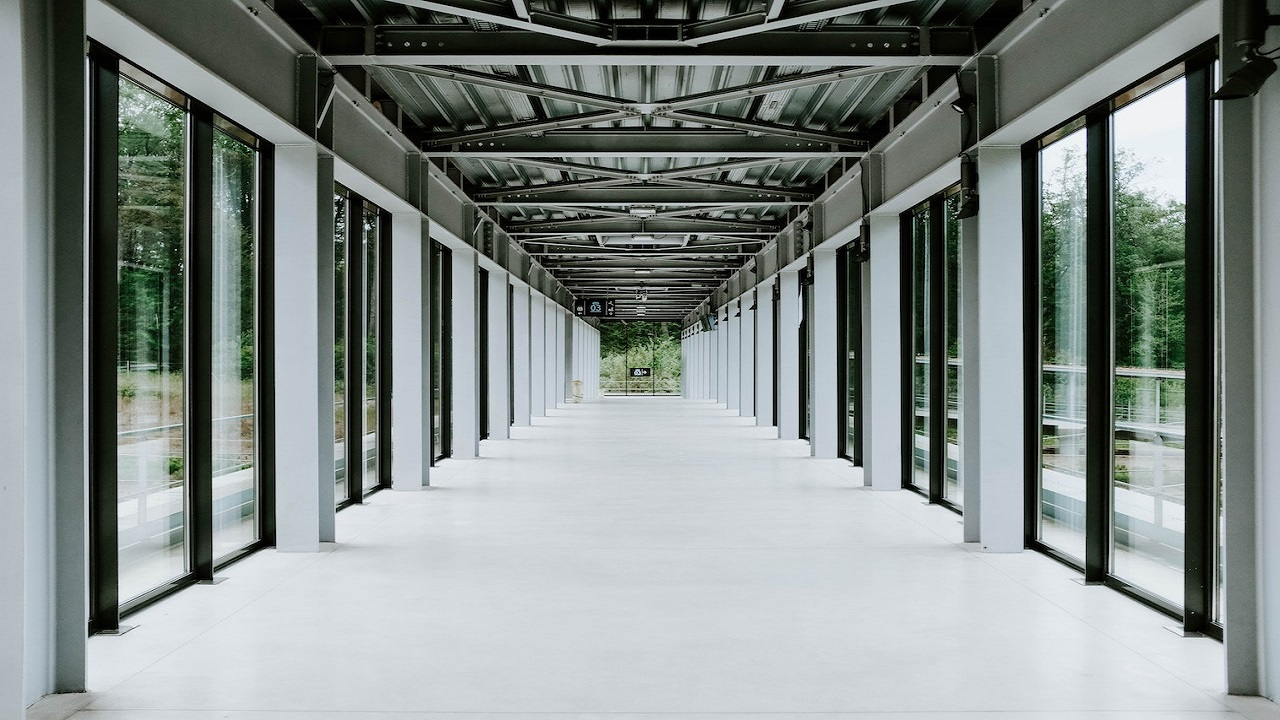
#> input picture bg.jpg, 1280 x 720 px
$ python task5_3w.py
#> lines starting #> are read from the running program, lines starting #| are printed output that depends on the picture; after the words box and inside, x2 and y2 are one past the last pixel; in counts of white or black regions, pixels touching at a corner belong together
import cv2
import numpy as np

path1 = "../green_screen.mp4"  # Path to input video
path2 = "../bg.jpg"  # Path to background image
output_file = "./green.mp4"  # Output video file path

# Initialize video capture and background image
vid = cv2.VideoCapture(path1)
img = cv2.imread(path2)
#> img is the input picture: shape (720, 1280, 3); mean B, G, R 135, 137.4, 129.7

# Get video properties (width, height, and fps)
w = int(vid.get(cv2.CAP_PROP_FRAME_WIDTH))
h = int(vid.get(cv2.CAP_PROP_FRAME_HEIGHT))
fps = vid.get(cv2.CAP_PROP_FPS)

# Create VideoWriter object to save the output video with the same properties as input video
output = cv2.VideoWriter(output_file, cv2.VideoWriter_fourcc('m', 'p', '4', 'v'), fps, (w, h))

while True:
    ret, frame = vid.read()
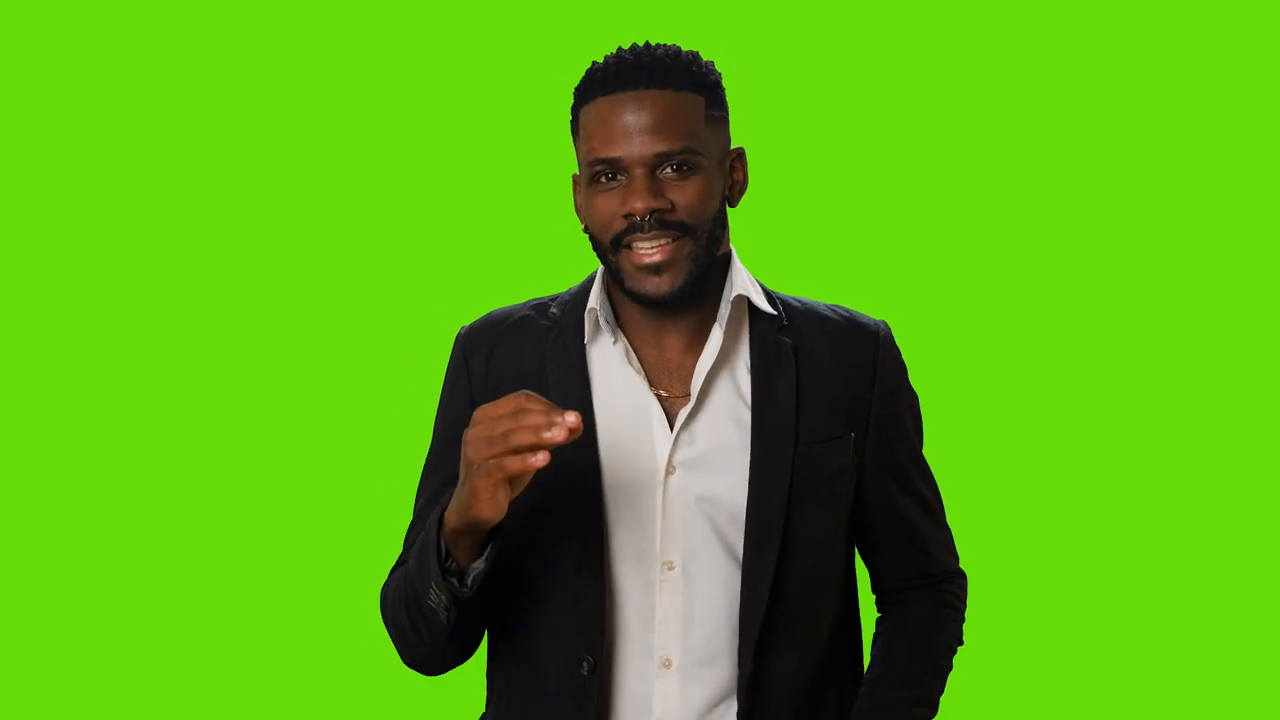
#> input picture frame 47 of green_screen.mp4, 1280 x 720 px
#> frame is the input picture: shape (720, 1280, 3); mean B, G, R 20.5, 176, 91.6
    if not ret:
        break  # Break the loop if video ends

    # Convert the frame to HSV color space to detect the green color
    frameHSV = cv2.cvtColor(frame, cv2.COLOR_BGR2HSV)
#> frameHSV: shape (720, 1280, 3); mean H, S, V 48.4, 195, 178.6

    # Define the green color range in HSV space
    lowerBound = np.array([35, 50, 50])  # Lower bound of green
    upperBound = np.array([85, 255, 255])  # Upper bound of green

    # Create a mask to identify green areas
    mask = cv2.inRange(frameHSV, lowerBound, upperBound)
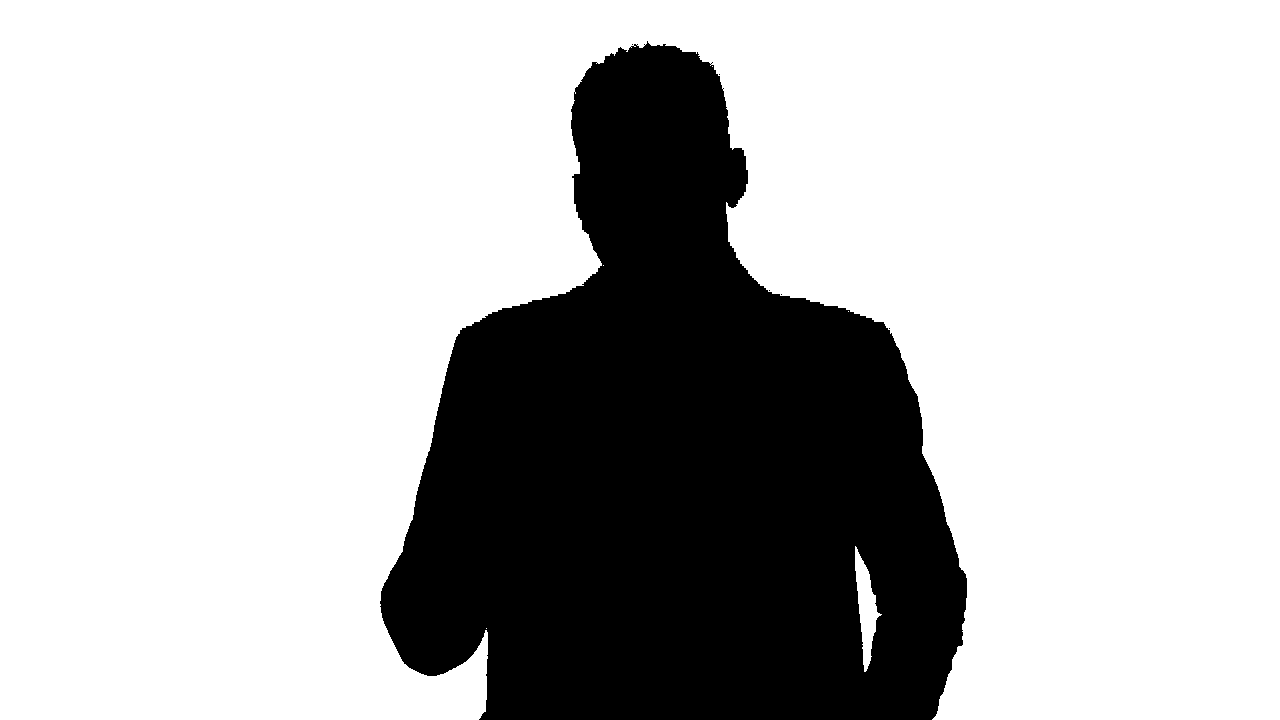
#> mask: shape (720, 1280); 73.1% white; 6 black regions (5 under 20 px), largest, box (x1, y1, x2, y2) and area: (380, 41, 967, 720) 247570

    # Invert the mask (so green areas become black, everything else becomes white)
    mask_inv = cv2.bitwise_not(mask)

    # Extract the foreground (everything except the green screen)
    foreground = cv2.bitwise_and(frame, frame, mask=mask_inv)
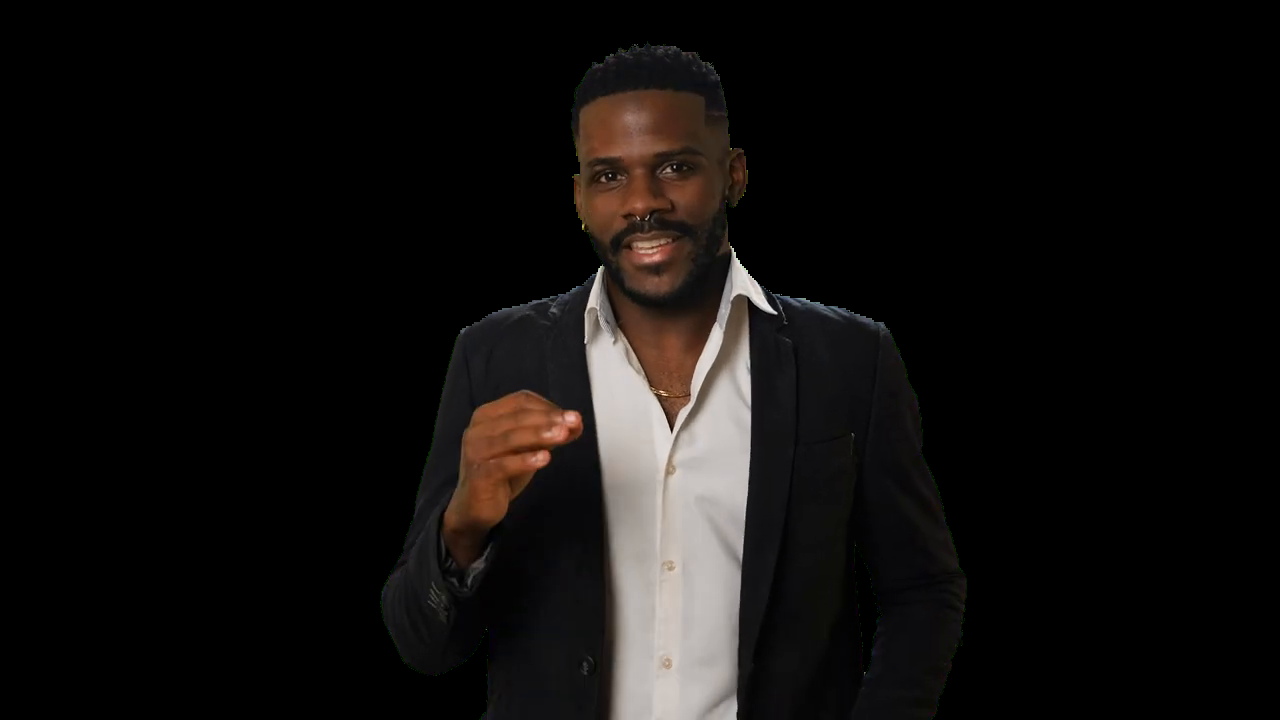
#> foreground: shape (720, 1280, 3); mean B, G, R 14.5, 15.5, 17.8

    # Resize the background image to match the frame size
    img_resize = cv2.resize(img, (frame.shape[1], frame.shape[0]))

    # Extract the background using the green screen mask
    img_only = cv2.bitwise_and(img_resize, img_resize, mask=mask)

    # Combine the foreground and the background
    combined = cv2.add(foreground, img_only)
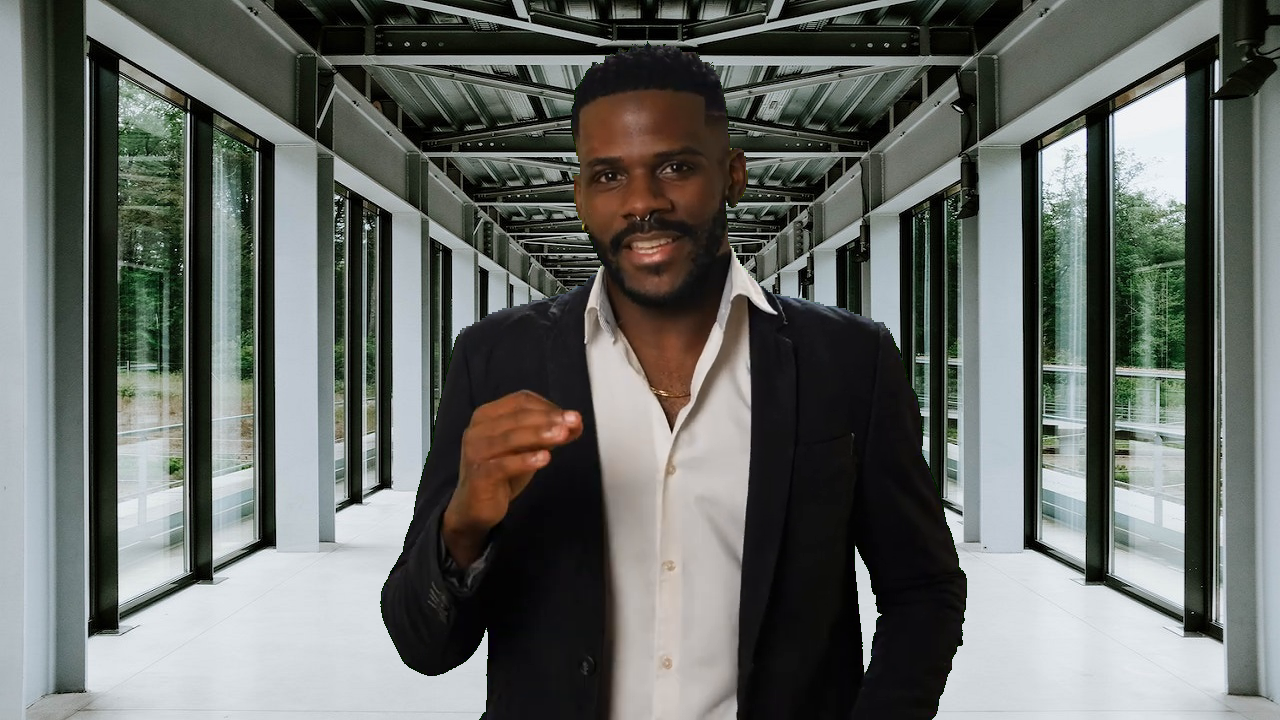
#> combined: shape (720, 1280, 3); mean B, G, R 100.9, 104.7, 101

    # Show the result
    cv2.imshow("Green Screen Removal", combined)

    # Write the frame to the output video file
    output.write(combined)

    # Exit the loop if 'q' is pressed
    if cv2.waitKey(1) & 0xFF == ord('q'):
#> (key q is pressed here)
        break

# Release resources
vid.release()
output.release()
cv2.destroyAllWindows()
